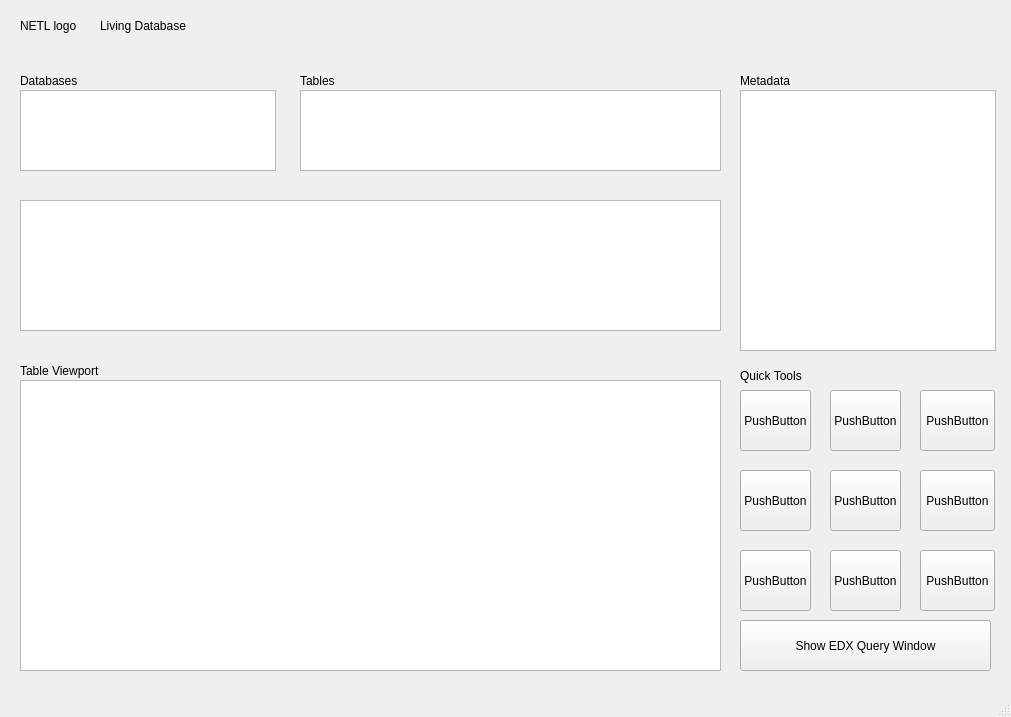
<?xml version="1.0" encoding="UTF-8"?>
<ui version="4.0">
 <class>MainWindow</class>
 <widget class="QMainWindow" name="MainWindow">
  <property name="geometry">
   <rect>
    <x>0</x>
    <y>0</y>
    <width>1011</width>
    <height>717</height>
   </rect>
  </property>
  <property name="minimumSize">
   <size>
    <width>1011</width>
    <height>717</height>
   </size>
  </property>
  <property name="maximumSize">
   <size>
    <width>1011</width>
    <height>717</height>
   </size>
  </property>
  <property name="windowTitle">
   <string>MainWindow</string>
  </property>
  <widget class="QWidget" name="centralwidget">
   <widget class="QPushButton" name="pushButton">
    <property name="geometry">
     <rect>
      <x>740</x>
      <y>390</y>
      <width>71</width>
      <height>61</height>
     </rect>
    </property>
    <property name="text">
     <string>PushButton</string>
    </property>
   </widget>
   <widget class="QPushButton" name="pushButton_2">
    <property name="geometry">
     <rect>
      <x>830</x>
      <y>390</y>
      <width>71</width>
      <height>61</height>
     </rect>
    </property>
    <property name="text">
     <string>PushButton</string>
    </property>
   </widget>
   <widget class="QPushButton" name="pushButton_3">
    <property name="geometry">
     <rect>
      <x>920</x>
      <y>390</y>
      <width>75</width>
      <height>61</height>
     </rect>
    </property>
    <property name="text">
     <string>PushButton</string>
    </property>
   </widget>
   <widget class="QPushButton" name="pushButton_4">
    <property name="geometry">
     <rect>
      <x>920</x>
      <y>470</y>
      <width>75</width>
      <height>61</height>
     </rect>
    </property>
    <property name="text">
     <string>PushButton</string>
    </property>
   </widget>
   <widget class="QPushButton" name="pushButton_5">
    <property name="geometry">
     <rect>
      <x>830</x>
      <y>470</y>
      <width>71</width>
      <height>61</height>
     </rect>
    </property>
    <property name="text">
     <string>PushButton</string>
    </property>
   </widget>
   <widget class="QPushButton" name="pushButton_6">
    <property name="geometry">
     <rect>
      <x>740</x>
      <y>470</y>
      <width>71</width>
      <height>61</height>
     </rect>
    </property>
    <property name="text">
     <string>PushButton</string>
    </property>
   </widget>
   <widget class="QPushButton" name="pushButton_7">
    <property name="geometry">
     <rect>
      <x>830</x>
      <y>550</y>
      <width>71</width>
      <height>61</height>
     </rect>
    </property>
    <property name="text">
     <string>PushButton</string>
    </property>
   </widget>
   <widget class="QPushButton" name="pushButton_8">
    <property name="geometry">
     <rect>
      <x>920</x>
      <y>550</y>
      <width>75</width>
      <height>61</height>
     </rect>
    </property>
    <property name="text">
     <string>PushButton</string>
    </property>
   </widget>
   <widget class="QPushButton" name="pushButton_9">
    <property name="geometry">
     <rect>
      <x>740</x>
      <y>550</y>
      <width>71</width>
      <height>61</height>
     </rect>
    </property>
    <property name="text">
     <string>PushButton</string>
    </property>
   </widget>
   <widget class="QLabel" name="label">
    <property name="geometry">
     <rect>
      <x>740</x>
      <y>360</y>
      <width>251</width>
      <height>31</height>
     </rect>
    </property>
    <property name="text">
     <string>Quick Tools</string>
    </property>
   </widget>
   <widget class="QLabel" name="label_2">
    <property name="geometry">
     <rect>
      <x>100</x>
      <y>10</y>
      <width>321</width>
      <height>31</height>
     </rect>
    </property>
    <property name="text">
     <string>Living Database</string>
    </property>
   </widget>
   <widget class="QLabel" name="label_3">
    <property name="geometry">
     <rect>
      <x>20</x>
      <y>10</y>
      <width>61</width>
      <height>31</height>
     </rect>
    </property>
    <property name="text">
     <string>NETL logo</string>
    </property>
   </widget>
   <widget class="QTableWidget" name="tableWidget">
    <property name="geometry">
     <rect>
      <x>20</x>
      <y>380</y>
      <width>701</width>
      <height>291</height>
     </rect>
    </property>
   </widget>
   <widget class="QListView" name="listView_2">
    <property name="geometry">
     <rect>
      <x>300</x>
      <y>90</y>
      <width>421</width>
      <height>81</height>
     </rect>
    </property>
   </widget>
   <widget class="QListView" name="listView_3">
    <property name="geometry">
     <rect>
      <x>740</x>
      <y>90</y>
      <width>256</width>
      <height>261</height>
     </rect>
    </property>
   </widget>
   <widget class="QLabel" name="label_4">
    <property name="geometry">
     <rect>
      <x>740</x>
      <y>70</y>
      <width>251</width>
      <height>21</height>
     </rect>
    </property>
    <property name="text">
     <string>Metadata</string>
    </property>
   </widget>
   <widget class="QLabel" name="label_5">
    <property name="geometry">
     <rect>
      <x>20</x>
      <y>70</y>
      <width>251</width>
      <height>21</height>
     </rect>
    </property>
    <property name="text">
     <string>Databases</string>
    </property>
   </widget>
   <widget class="QLabel" name="label_6">
    <property name="geometry">
     <rect>
      <x>300</x>
      <y>70</y>
      <width>251</width>
      <height>21</height>
     </rect>
    </property>
    <property name="text">
     <string>Tables</string>
    </property>
   </widget>
   <widget class="QLabel" name="label_7">
    <property name="geometry">
     <rect>
      <x>20</x>
      <y>360</y>
      <width>251</width>
      <height>21</height>
     </rect>
    </property>
    <property name="text">
     <string>Table Viewport</string>
    </property>
   </widget>
   <widget class="QPushButton" name="pushButton_10">
    <property name="geometry">
     <rect>
      <x>740</x>
      <y>620</y>
      <width>251</width>
      <height>51</height>
     </rect>
    </property>
    <property name="text">
     <string>Show EDX Query Window</string>
    </property>
   </widget>
   <widget class="QListWidget" name="listWidget">
    <property name="geometry">
     <rect>
      <x>20</x>
      <y>90</y>
      <width>256</width>
      <height>81</height>
     </rect>
    </property>
   </widget>
   <widget class="QColumnView" name="columnView">
    <property name="geometry">
     <rect>
      <x>20</x>
      <y>200</y>
      <width>701</width>
      <height>131</height>
     </rect>
    </property>
   </widget>
  </widget>
  <widget class="QMenuBar" name="menubar">
   <property name="geometry">
    <rect>
     <x>0</x>
     <y>0</y>
     <width>1011</width>
     <height>21</height>
    </rect>
   </property>
  </widget>
  <widget class="QStatusBar" name="statusbar"/>
 </widget>
 <resources/>
 <connections/>
</ui>
